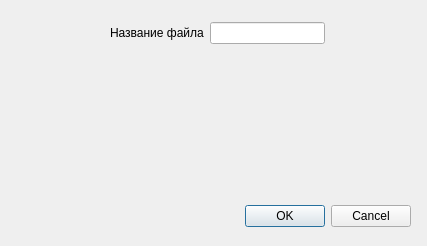
<?xml version="1.0" encoding="UTF-8"?>
<ui version="4.0">
 <class>ArchivingDialog</class>
 <widget class="QDialog" name="ArchivingDialog">
  <property name="geometry">
   <rect>
    <x>0</x>
    <y>0</y>
    <width>427</width>
    <height>246</height>
   </rect>
  </property>
  <property name="windowTitle">
   <string>Dialog</string>
  </property>
  <widget class="QDialogButtonBox" name="buttonBox">
   <property name="geometry">
    <rect>
     <x>240</x>
     <y>200</y>
     <width>171</width>
     <height>32</height>
    </rect>
   </property>
   <property name="orientation">
    <enum>Qt::Horizontal</enum>
   </property>
   <property name="standardButtons">
    <set>QDialogButtonBox::Cancel|QDialogButtonBox::Ok</set>
   </property>
  </widget>
  <widget class="QWidget" name="">
   <property name="geometry">
    <rect>
     <x>110</x>
     <y>20</y>
     <width>215</width>
     <height>26</height>
    </rect>
   </property>
   <layout class="QHBoxLayout" name="horizontalLayout">
    <item>
     <widget class="QLabel" name="label">
      <property name="text">
       <string>Название файла</string>
      </property>
     </widget>
    </item>
    <item>
     <widget class="QLineEdit" name="lineEdit"/>
    </item>
   </layout>
  </widget>
 </widget>
 <resources/>
 <connections>
  <connection>
   <sender>buttonBox</sender>
   <signal>accepted()</signal>
   <receiver>ArchivingDialog</receiver>
   <slot>accept()</slot>
   <hints>
    <hint type="sourcelabel">
     <x>248</x>
     <y>254</y>
    </hint>
    <hint type="destinationlabel">
     <x>157</x>
     <y>274</y>
    </hint>
   </hints>
  </connection>
  <connection>
   <sender>buttonBox</sender>
   <signal>rejected()</signal>
   <receiver>ArchivingDialog</receiver>
   <slot>reject()</slot>
   <hints>
    <hint type="sourcelabel">
     <x>316</x>
     <y>260</y>
    </hint>
    <hint type="destinationlabel">
     <x>286</x>
     <y>274</y>
    </hint>
   </hints>
  </connection>
 </connections>
</ui>
